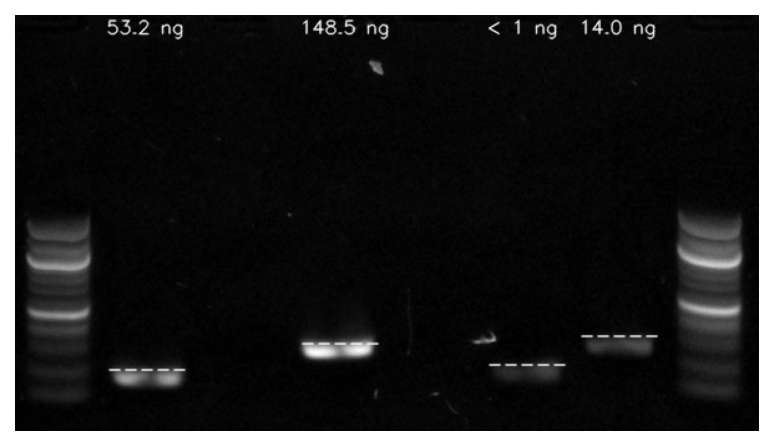
#> input picture src/gelelectro/analysis/concentration/output.png, 1548 x 892 px (shown at 1/2 size)
$ python get_conc.py output.png output.png
#> lines starting #> are read from the running program, lines starting #| are printed output that depends on the picture
### src/gelelectro/analysis/concentration/utils.py
import cv2
import matplotlib.pyplot as plt
import numpy as np
import sys
from scipy import signal as sig


# [6 lines left out: function save_image, not called in this run]

def get_signals_list(img, img_width):
    # returns list of signals (per pixel line)
    signals = []

    for pixel_line in range(img_width):
        signal_line = img[:,pixel_line]
        signals.append(signal_line)

    return signals

# [6 lines left out: function plot_signal_in_pixel_line, not called in this run]

def get_peak_centers(signals, pixel_line, width_threshold, intensity_threshold):
    signal = signals[pixel_line]
    peak_centers = []
    peaks, properties = sig.find_peaks(signal, height=intensity_threshold, width=width_threshold)

    for peak in peaks:
        peak_centers.append(peak)

    return peak_centers


def get_lane_and_ladder_specifs(width_threshold, min_ladder_bands, all_peak_centers):
    all_lane_specifs = {}
    ladder_specifs = []
    start = False
    width = 0

    for pixel_line in all_peak_centers:
        num_of_peaks = len(all_peak_centers[pixel_line])

        if num_of_peaks > 0 and not start:
            lane_specifs = {}
            start = pixel_line
            width = 1

        elif num_of_peaks > 0 and start:
            width += 1

        elif num_of_peaks == 0 and (start or pixel_line == len(all_lane_specifs)-1):
            if width > width_threshold:
                lane_specifs["start"] = start
                lane_specifs["center"] = (start + width/2)
                lane_specifs["end"] = pixel_line

                if len(ladder_specifs) == 0:
                    ladder_specifs = lane_specifs
                else:
                    all_lane_specifs[len(all_lane_specifs)] = lane_specifs

            width = 0
            start = False

    return all_lane_specifs, ladder_specifs

def get_peak_edges(signals, all_peak_centers, pixel_line, abs_intens_threshold, ladder_peak_centers = None):

    signal = signals[pixel_line]

    if ladder_peak_centers is not None:
        peak_centers = ladder_peak_centers
    else:
        peak_centers = all_peak_centers[pixel_line]

    starts = {}
    ends = {}

    for i, peak_center in enumerate(peak_centers):

        if len(starts) == 0 and len(peak_centers) == 1:    # first and single bend

            start_to_peak_signal = [signal[pixel] for pixel in range(0, peak_centers[i])]
            secondary_peak_centers_start, secondary_peak_properties_start = sig.find_peaks(start_to_peak_signal, height = 5)
            peak_to_end_signal = [signal[pixel] for pixel in range(peak_centers[i], len(signal))]
            secondary_peak_centers_end, secondary_peak_properties_end = sig.find_peaks(peak_to_end_signal, height = 5)

            inv_start_to_peak_signal = [255 - signal[pixel] for pixel in range(0, peak_centers[i])]
            inv_secondary_peak_centers_start, inv_secondary_peak_properties_start = sig.find_peaks(inv_start_to_peak_signal, height = 5)
            inv_peak_to_end_signal = [255 - signal[pixel] for pixel in range(peak_centers[i], len(signal))]
            inv_secondary_peak_centers_end, inv_secondary_peak_properties_end = sig.find_peaks(inv_peak_to_end_signal, height = 5)

            # start edge
            if len(secondary_peak_centers_start) >= 1:
                print("IF", secondary_peak_centers_start)
                peak_to_sec_peak_dist_start = len(start_to_peak_signal) - max(secondary_peak_centers_start)
            else:
                print("ELSE", secondary_peak_centers_start)
                peak_to_sec_peak_dist_start = 99999999999999

            if len(inv_secondary_peak_centers_start) >= 1:
                inv_peak_to_sec_peak_dist_start = len(inv_start_to_peak_signal) - max(inv_secondary_peak_centers_start)
            else:
                print("ELSE", secondary_peak_centers_start)
                inv_peak_to_sec_peak_dist_start = 99999999999999

            print(peak_center, min(peak_to_sec_peak_dist_start, inv_peak_to_sec_peak_dist_start))

            starts[peak_center] = peak_center - min(peak_to_sec_peak_dist_start, inv_peak_to_sec_peak_dist_start)

            # end edge
            if len(secondary_peak_centers_end) >= 1:
                peak_to_sec_peak_dist_end = min(secondary_peak_centers_end)
            else:
                peak_to_sec_peak_dist_end = 999999999999999

            if len(inv_secondary_peak_centers_end) >= 1:
                inv_peak_to_sec_peak_dist_end = min(inv_secondary_peak_centers_end)
            else:
                inv_peak_to_sec_peak_dist_end = 999999999999999
            print("END", peak_center, min(peak_to_sec_peak_dist_end, inv_peak_to_sec_peak_dist_end))
            ends[peak_center] = peak_center + min(peak_to_sec_peak_dist_end, inv_peak_to_sec_peak_dist_end)

        elif len(starts) == 0:    # first bend

            start_to_peak_signal = [signal[pixel] for pixel in range(0, peak_centers[i])]
            secondary_peak_centers_start, secondary_peak_properties_start = sig.find_peaks(start_to_peak_signal, height = 5)
            peak_to_peak_signal_end = [signal[pixel] for pixel in range(peak_centers[i], peak_centers[i+1])]
            secondary_peak_centers_end, secondary_peak_properties_end = sig.find_peaks(peak_to_peak_signal_end, height = 5)

            inv_start_to_peak_signal = [255 - signal[pixel] for pixel in range(0, peak_centers[i])]
            inv_secondary_peak_centers_start, inv_secondary_peak_properties_start = sig.find_peaks(inv_start_to_peak_signal, height = 5)
            inv_peak_to_peak_signal_end = [255 - signal[pixel] for pixel in range(peak_centers[i], peak_centers[i+1])]
            inv_secondary_peak_centers_end, inv_secondary_peak_properties_end = sig.find_peaks(inv_peak_to_peak_signal_end, height = 5)

            # start edge
            if len(secondary_peak_centers_start) >= 1:
                print("IF", secondary_peak_centers_start)
                peak_to_sec_peak_dist_start = len(start_to_peak_signal) - max(secondary_peak_centers_start)
            else:
                print("ELSE", secondary_peak_centers_start)
                peak_to_sec_peak_dist_start = 99999999999999

            if len(inv_secondary_peak_centers_start) >= 1:
                inv_peak_to_sec_peak_dist_start = len(inv_start_to_peak_signal) - max(inv_secondary_peak_centers_start)
            else:
                print("ELSE", secondary_peak_centers_start)
                inv_peak_to_sec_peak_dist_start = 99999999999999

            print(peak_center, min(peak_to_sec_peak_dist_start, inv_peak_to_sec_peak_dist_start))

            starts[peak_center] = peak_center - min(peak_to_sec_peak_dist_start, inv_peak_to_sec_peak_dist_start)

            # end edge
            if len(secondary_peak_centers_end) >= 1:
                peak_to_sec_peak_dist_end = min(secondary_peak_centers_end)
            else:
                peak_to_sec_peak_dist_end = 999999999999999

            if len(inv_secondary_peak_centers_end) >= 1:
                inv_peak_to_sec_peak_dist_end = min(inv_secondary_peak_centers_end)
            else:
                inv_peak_to_sec_peak_dist_end = 999999999999999
            print("END", peak_center, min(peak_to_sec_peak_dist_end, inv_peak_to_sec_peak_dist_end))
            ends[peak_center] = peak_center + min(peak_to_sec_peak_dist_end, inv_peak_to_sec_peak_dist_end)


        elif len(starts) < (len(peak_centers) - 1):    # middle bands

            peak_to_peak_signal_start = [signal[pixel] for pixel in range(peak_centers[i-1], peak_centers[i])]
            secondary_peak_centers_start, secondary_peak_properties_start = sig.find_peaks(peak_to_peak_signal_start, height = 5)
            peak_to_peak_signal_end = [signal[pixel] for pixel in range(peak_centers[i-1], peak_centers[i])]
            secondary_peak_centers_end, secondary_peak_properties_end = sig.find_peaks(peak_to_peak_signal_end, height = 5)

            inv_peak_to_peak_signal_start = [255 - signal[pixel] for pixel in range(peak_centers[i-1], peak_centers[i])]
            inv_secondary_peak_centers_start, inv_secondary_peak_properties_start = sig.find_peaks(inv_peak_to_peak_signal_start, height = 5)
            inv_peak_to_peak_signal_end = [255 - signal[pixel] for pixel in range(peak_centers[i-1], peak_centers[i])]
            inv_secondary_peak_centers_end, inv_secondary_peak_properties_end = sig.find_peaks(inv_peak_to_peak_signal_end, height = 5)

            # start edge
            if len(secondary_peak_centers_start) >= 1:
                peak_to_sec_peak_dist_start = len(peak_to_peak_signal_start) - max(secondary_peak_centers_start)
            else:
                peak_to_sec_peak_dist_start = 99999999999999

            if len(inv_secondary_peak_centers_start) >= 1:
                inv_peak_to_sec_peak_dist_start = len(inv_peak_to_peak_signal_start) - max(inv_secondary_peak_centers_start)
            else:
                inv_peak_to_sec_peak_dist_start = 99999999999999
            print(peak_center, min(peak_to_sec_peak_dist_start, inv_peak_to_sec_peak_dist_start))
            starts[peak_center] = peak_center - min(peak_to_sec_peak_dist_start, inv_peak_to_sec_peak_dist_start)

            # end edge
            if len(secondary_peak_centers_end) >= 1:
                peak_to_sec_peak_dist_end = min(secondary_peak_centers_end)
            else:
                peak_to_sec_peak_dist_end = 999999999999999

            if len(inv_secondary_peak_centers_end) >= 1:
                inv_peak_to_sec_peak_dist_end = min(inv_secondary_peak_centers_end)
            else:
                inv_peak_to_sec_peak_dist_end = 999999999999999
            print("END", peak_center, min(peak_to_sec_peak_dist_end, inv_peak_to_sec_peak_dist_end))
            ends[peak_center] = peak_center + min(peak_to_sec_peak_dist_end, inv_peak_to_sec_peak_dist_end)

        else:   # last band

            peak_to_peak_signal_start = [signal[pixel] for pixel in range(peak_centers[i-1], peak_centers[i])]
            secondary_peak_centers_start, secondary_peak_properties_start = sig.find_peaks(peak_to_peak_signal_start, height = 5)
            peak_to_end_signal = [signal[pixel] for pixel in range(peak_centers[i], len(signal))]
            secondary_peak_centers_end, secondary_peak_properties_end = sig.find_peaks(peak_to_end_signal, height = 5)

            inv_peak_to_peak_signal_start = [255 - signal[pixel] for pixel in range(peak_centers[i-1], peak_centers[i])]
            inv_secondary_peak_centers_start, inv_secondary_peak_properties_start = sig.find_peaks(inv_peak_to_peak_signal_start, height = 5)
            inv_peak_to_end_signal = [255 - signal[pixel] for pixel in range(peak_centers[i], len(signal))]
            inv_secondary_peak_centers_end, inv_secondary_peak_properties_end = sig.find_peaks(inv_peak_to_end_signal, height = 5)

            # start edge
            if len(secondary_peak_centers_start) >= 1:
                peak_to_sec_peak_dist_start = len(peak_to_peak_signal_start) - max(secondary_peak_centers_start)
            else:
                peak_to_sec_peak_dist_start = 99999999999999

            if len(inv_secondary_peak_centers_start) >= 1:
                inv_peak_to_sec_peak_dist_start = len(inv_peak_to_peak_signal_start) - max(inv_secondary_peak_centers_start)
            else:
                inv_peak_to_sec_peak_dist_start = 99999999999999
            print(peak_center, min(peak_to_sec_peak_dist_start, inv_peak_to_sec_peak_dist_start))
            starts[peak_center] = peak_center - min(peak_to_sec_peak_dist_start, inv_peak_to_sec_peak_dist_start)

            # end edge
            if len(secondary_peak_centers_end) >= 1:
                peak_to_sec_peak_dist_end = min(secondary_peak_centers_end)
            else:
                peak_to_sec_peak_dist_end = 999999999999999

            if len(inv_secondary_peak_centers_end) >= 1:
                inv_peak_to_sec_peak_dist_end = min(inv_secondary_peak_centers_end)
            else:
                inv_peak_to_sec_peak_dist_end = 999999999999999
            print("END", peak_center, min(peak_to_sec_peak_dist_end, inv_peak_to_sec_peak_dist_end))
            ends[peak_center] = peak_center + min(peak_to_sec_peak_dist_end, inv_peak_to_sec_peak_dist_end)


    return starts, ends

def get_intensities(all_peak_centers, signals, pixel_line, ladder_peak_centers = None):
    if ladder_peak_centers is not None:
        starts, ends = get_peak_edges(signals, all_peak_centers, pixel_line, 10, ladder_peak_centers)
    else:
        starts, ends = get_peak_edges(signals, all_peak_centers, pixel_line, 10)

    intensities = {}
    for peak_center in starts.keys():
        signal = signals[pixel_line]
        intensity = sum(int(signal[pixel]) for pixel in range(starts[peak_center], ends[peak_center]))
        intensities[peak_center] = int(intensity)
    return intensities

def mk_weight_fnc(ladder_specifs, all_peak_centers, signals, weights, plot_output):

    ladder_center_signal = signals[int(ladder_specifs["center"])]
    distances, properties = sig.find_peaks(ladder_center_signal, height=5, distance = 5, prominence=5)


    if len(distances) > 3:  # doubled - mk fnc()
    # Get heights of detected peaks # doubled - mk fnc()
        peak_heights = properties['peak_heights']   # doubled - mk fnc()
        top_indices = np.argsort(peak_heights)[-3:] # doubled - mk fnc()
    # doubled - mk fnc()
        # Select the highest 3 peaks    # doubled - mk fnc()
        top_peak_distances = sorted(distances[top_indices]) # doubled - mk fnc()
    elif len(distances) == 3:   # doubled - mk fnc()
        top_peak_distances = sorted(distances)  # If less than 3 peaks, take whatever is found  # doubled - mk fnc()
    else:   # doubled - mk fnc()
        raise ValueError("Couldn't find 3 main ladder bands")   # doubled - mk fnc()

    intensities = get_intensities(all_peak_centers, signals, int(ladder_specifs["center"]), top_peak_distances)

    areas = [intensities[top_peak_distances[0]], intensities[top_peak_distances[1]], intensities[top_peak_distances[2]]]

    a, b = np.polyfit(areas, weights, 1)

    x_line = np.linspace(areas[0], areas[2])
    y_line = a * x_line + b

    plt.plot(x_line, y_line, color="red")
    plt.scatter(areas, weights)
    plt.xlabel("area under peak")
    plt.ylabel("weight [ng]")
    plt.title("area under peak - weight\nstandard curve")
    plt.show()

    return a, b

def get_sample_weight(all_peak_centers, signals, pixel_line, a, b):
    intensities = get_intensities(all_peak_centers, signals, pixel_line)
    weights = {}
    for peak_center in intensities.keys():
        weight_estimation = a * intensities[peak_center] + b
        if weight_estimation < 1:
            weight = "< 1"
        else:
            weight = weight_estimation
        weights[peak_center] = weight
    return weights

# [44 lines left out: functions get_band_distances_of_lane, get_sample_size_function_variables, save_sample_size_function_plot, not called in this run]

def estimate_sample_size(slope, intercept, distance):
    predicted_size = 10**(slope * distance + intercept)
    return predicted_size

### src/gelelectro/analysis/concentration/get_conc.py
import cv2
import matplotlib.pyplot as plt
import numpy as np
import sys
from scipy import signal as sig
from utils import *

image = sys.argv[1] # preprocessed image
ladder2 = sys.argv[2] # ladder on each side - True/False

# read the preprocessed image
png_image = cv2.imread(image, cv2.IMREAD_UNCHANGED)
#> png_image is the input picture: shape (892, 1548, 4); mean B, G, R, A 36.3, 36.3, 36.3, 255
cv2.imwrite('image.jpg', png_image) # to do: dlt this line, move to img preprocessing
image = 'image.jpg'
grayscale_img = cv2.imread(image, cv2.IMREAD_GRAYSCALE) # to fix: move to img preprocessing
#> grayscale_img: shape (892, 1548); min 0, max 255, mean 36.3
img_height, img_width = grayscale_img.shape
#> img_height = 892; img_width = 1548

# read the img into signals dictionary
signals = get_signals_list(grayscale_img, img_width)
#> after the loop in get_signals_list, `for pixel_line in range(img_width):`: signals = 1548 items
#> signals = 1548 items

# get positions of signal peaks per pixel line
all_peak_centers = {}
for index, signal in enumerate(signals):
    all_peak_centers[index] = get_peak_centers(signals, index, 5, 20)
#> this loop made 1548 passes
#> peaks in get_peak_centers on passes 25, 27, 50: [103, 205, 330, 435, 459, 583, 704, 729, 798], [30, 47, 102, 182, 324, 472, 551, 593, 604, 635, 760], [513]
#> after the loop, all_peak_centers = 1548 items

# find ladder and lanes and save the specifications (start, center, end of each lane)
all_lane_specifs, ladder_specifs = get_lane_and_ladder_specifs(width_threshold = 25, min_ladder_bands = 3, all_peak_centers = all_peak_centers)
#> the loop in get_lane_and_ladder_specifs, `for pixel_line in all_peak_centers:` made 1548 passes
#> (num_of_peaks, start, width) on passes 25, 50: (9, 24, 1), (1, 49, 1)
#> (num_of_peaks, width, start) on pass 31: (0, 0, False)
#> after the loop in get_lane_and_ladder_specifs, `for pixel_line in all_peak_centers:`: all_lane_specifs = 5 items; ladder_specifs = {'start': 49, 'center': 117.5, 'end': 186}; lane_specifs = 0 items; start = False; width = 0
#> all_lane_specifs = 5 items; ladder_specifs = {'start': 49, 'center': 117.5, 'end': 186}


# get variables of the area->weight function and create the stand. curve
a, b = mk_weight_fnc(ladder_specifs, all_peak_centers, signals, [45, 95, 97], "output")
#> in mk_weight_fnc, `ladder_center_signal = signals[int(ladder_specifs["center"])]`: ladder_center_signal = 892 values, max 255 at index 0, min 0 at index 820, mean 40.12
#> in mk_weight_fnc, `distances, properties = sig.find_peaks(ladder_center_signal, height=5,..`: distances = [49, 71, 141, 192, 252, 304, 371, 474, 534, 631, 658, 693, 745, 791]; properties = 4 items
#> in mk_weight_fnc, `peak_heights = properties['peak_heights']`: peak_heights = [8, 8, 8, 7, 8, 9, 8, 74, 154, 145, 57, 34, 30, 30]
#> in mk_weight_fnc, `top_indices = np.argsort(peak_heights)[-3:]`: top_indices = [7, 9, 8]
#> in mk_weight_fnc, `top_peak_distances = sorted(distances[top_indices])`: top_peak_distances = [474, 534, 631]
#> in get_peak_edges, `signal = signals[pixel_line]`: signal has the same summary as ladder_center_signal in mk_weight_fnc
#> the loop in get_peak_edges, `for i, peak_center in enumerate(peak_centers): ` made 3 passes
#> (peak_center, secondary_peak_centers_start, secondary_peak_properties_start, secondary_peak_centers_end, inv_secondary_peak_centers_start, inv_secondary_peak_properties_start, peak_to_sec_peak_dist_start, inv_peak_to_sec_peak_dist_start) on pass 3: (631, [28, 47, 75], {'peak_heights': [52, 44, 46]}, [27, 55, 62, 90, 114, 121, 128, 132, 142, 160, 223, 226], [19, 39, 61, 76], {'peak_heights': [206, 215, 228, 210]}, 22, 21)
#> (peak_center, secondary_peak_centers_end, secondary_peak_properties_end, inv_secondary_peak_centers_end, inv_secondary_peak_properties_end, peak_to_sec_peak_dist_start, inv_peak_to_sec_peak_dist_start, peak_to_sec_peak_dist_end) on passes 1 to 2: (474, [30, 40], {'peak_heights': [79, 76]}, [12, 36, 41], {'peak_heights': [214, 180, 180]}, 74, 64, 30), (534, [30, 40], {'peak_heights': [79, 76]}, [12, 36, 41], {'peak_heights': [214, 180, 180]}, 20, 19, 30)
#| IF [ 43  49  71  80 101 115 141 170 182 192 220 229 248 252 275 287 304 371
#|  379 390 400]
#| 474 64
#| END 474 12
#| 534 19
#| END 534 12
#| 631 21
#| END 631 17
#> after the loop in get_peak_edges, `for i, peak_center in enumerate(peak_centers):`: ends = {474: 486, 534: 546, 631: 648}; starts = {474: 410, 534: 515, 631: 610}
#> in get_intensities, `starts, ends = get_peak_edges(signals, all_peak_centers, pixel_line, 1..`: ends = {474: 486, 534: 546, 631: 648}
#> the loop in get_intensities, `for peak_center in starts.keys():` made 3 passes
#> (peak_center, intensity) on passes 1 to 3: (474, 2632), (534, 3460), (631, 3263)
#> after the loop in get_intensities, `for peak_center in starts.keys():`: intensities = {474: 2632, 534: 3460, 631: 3263}
#> in mk_weight_fnc, `areas = [intensities[top_peak_distances[0]], intensities[top_peak_dist..`: areas = [2632, 3460, 3263]
#> in mk_weight_fnc, `a, b = np.polyfit(areas, weights, 1)`: a = 0.0658; b = -126.1
#> in mk_weight_fnc, `y_line = a * x_line + b`: y_line = 50 values from 47.02 to 88.51
#> in mk_weight_fnc, `plt.show()`:
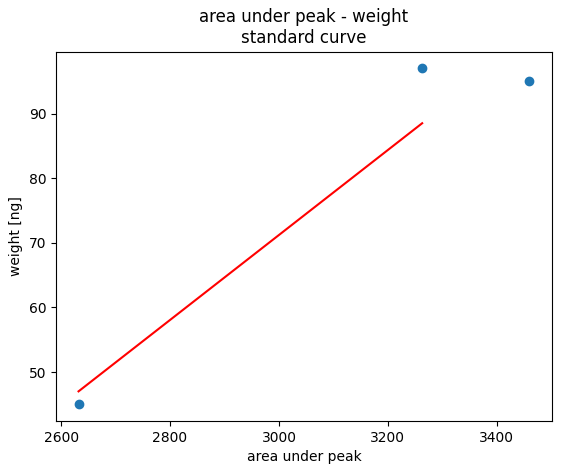
#> figure drawn by matplotlib, 1 panel; curve peaks at x = 3263, y = 88.51
#> a = 0.0658; b = -126.1


if ladder2 == "True":
    all_lane_specifs.popitem()  # rm the 2nd ladder from lanes dictionary

# variable for cv2.putText()
text_size = cv2.getTextSize("-----", cv2.FONT_HERSHEY_SIMPLEX, 0.5, 1)[0]

# estimate the size of each sample
with open("output.txt", "w") as output:
    for lane in all_lane_specifs:
        pixel_line = int(all_lane_specifs[lane]["center"])

#> (the run stopped early here; a loop or call above may not have finished)
